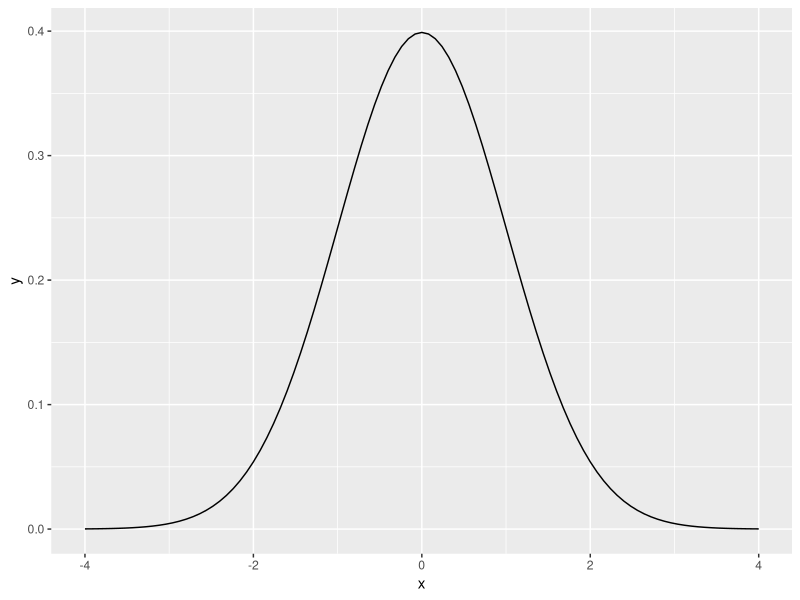
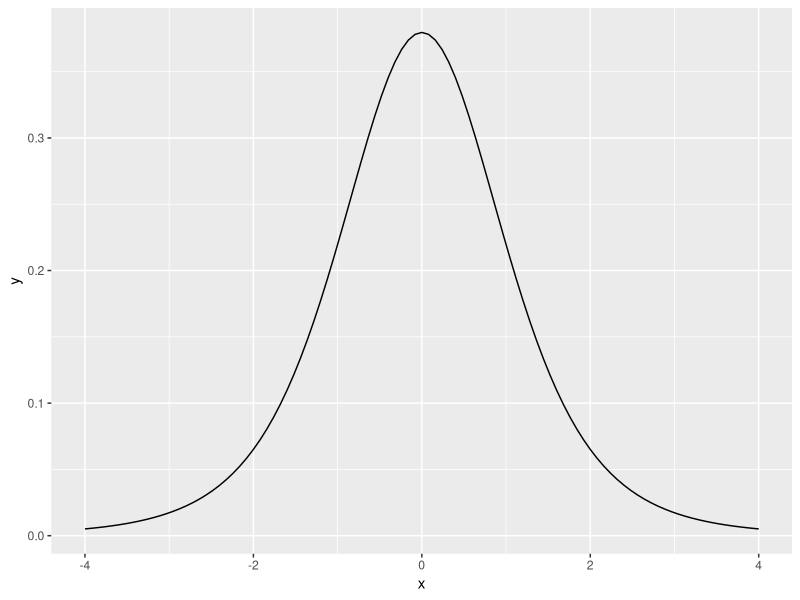
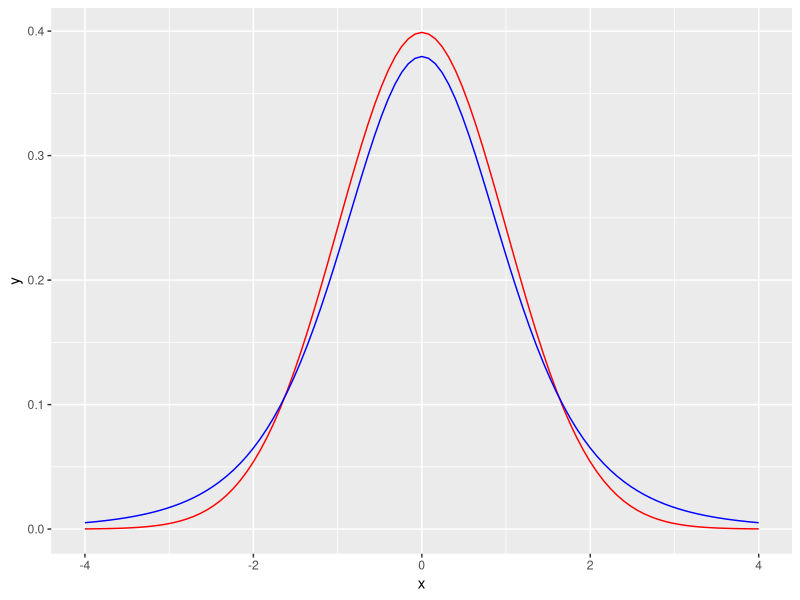
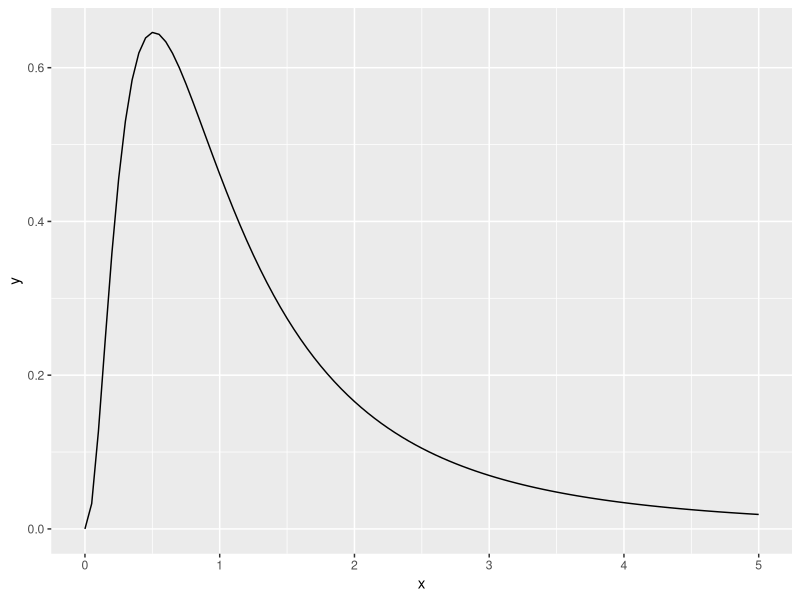

The R source for these figures, in order:
## ---- chunk 1
library(conflicted)
library(tidyverse)
## ---- chunk 2
normdist <- ggplot(data.frame(x = c(-4, 4)), aes(x = x)) +
        stat_function(fun = dnorm)
normdist
## ---- chunk 3
tdist <- ggplot(data.frame(x = c(-4, 4)), aes(x = x)) +
        stat_function(fun = dt, args = list(df = 5))
tdist
## ---- chunk 4
bothdist <- ggplot(data.frame(x=c(-4,4)),aes(x=x)) + 
  stat_function(fun=dnorm,color="red") + 
  stat_function(fun=dt,args=list(df=5),color="blue")
bothdist
## ---- chunk 5
fdist <- ggplot(data.frame(x=c(0,5)),aes(x=x)) + 
  stat_function(fun=df, args=list(7,5))
fdist
